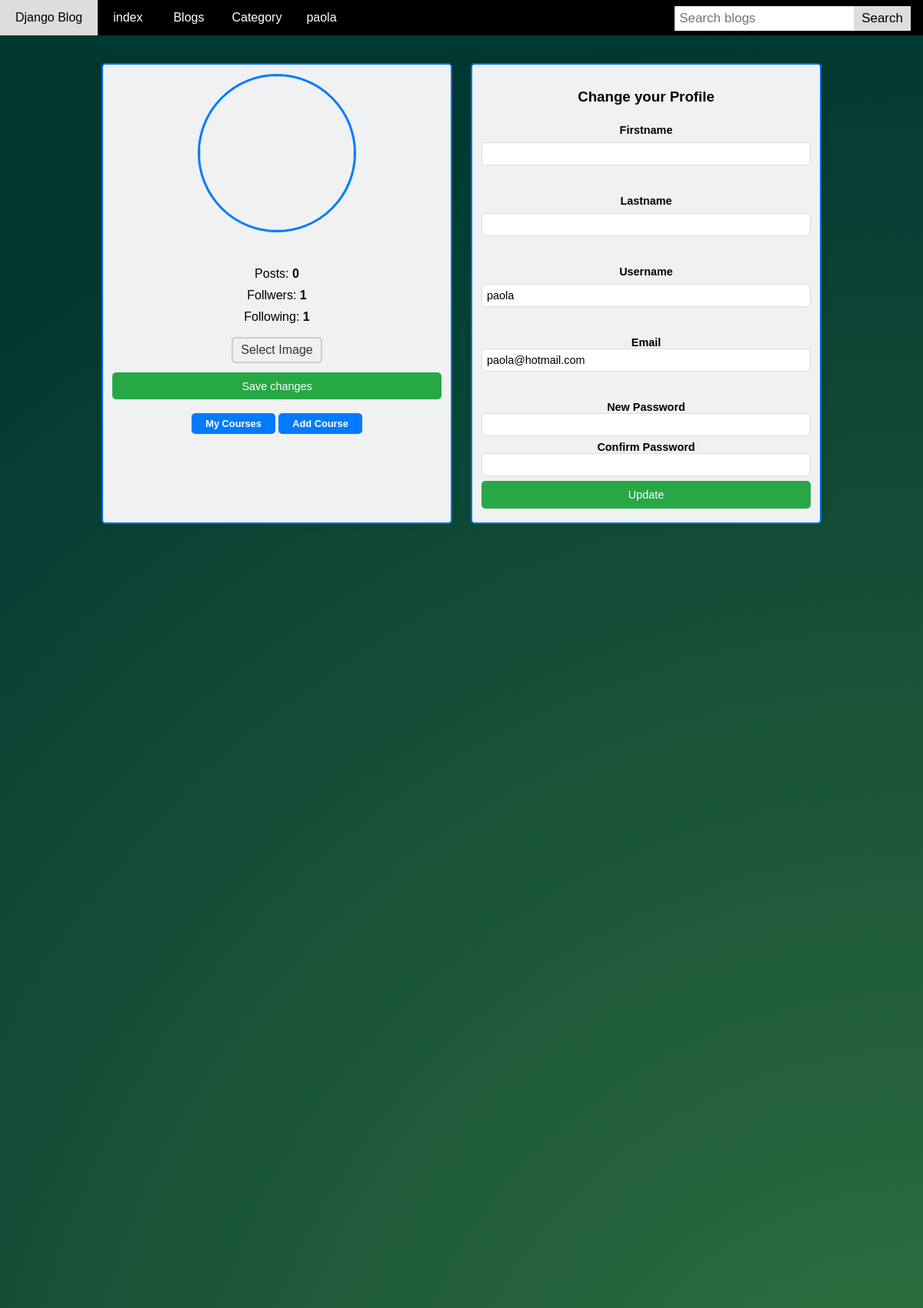
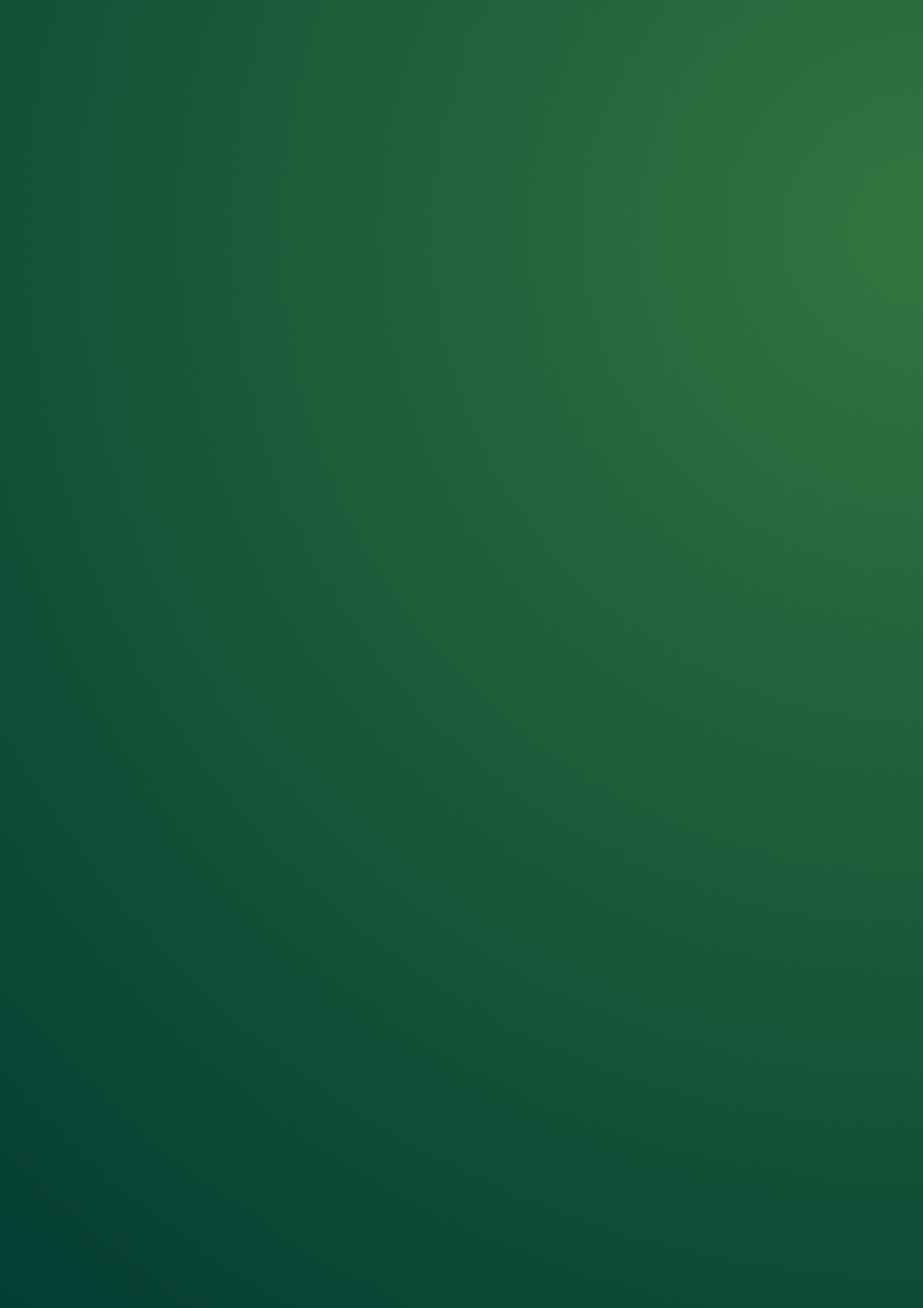
Screenshot of /profile/ (signed in, upper part) with the database file from the repository (2 pictures, top to bottom).
### user_profile/models.py (models this page shows, shortened)
class User(AbstractUser):
    email = models.EmailField(
        max_length=150,
        unique=True,
        error_messages={
            "unique": "The email must be unique"
        }
    )
    profile_image = models.ImageField(
        null=True,
        blank=True,
        upload_to="profile_images"
    )
    followers = models.ManyToManyField("Follow")
    REQUIRED_FIELDS = ["email"]
    objects = CustomUserManager()
    def get_profile_picture(self):
        url = ""
        try:
            url = self.profile_image.url
        except:
            url = ""
        return url

### user_profile/views.py (the view, shortened to what this page needs)
# urls.py: path('profile/', profile, name='profile'),
@login_required(login_url='login')
def profile(request):
    account = get_object_or_404(User, pk=request.user.pk)
    form = UserProfileUpdateForm(instance=account)
    context = {
        "account": account,
        "form": form
    }
    return render(request, 'profile.html', context)

### user_profile/forms.py (shortened to what this page needs)
class UserProfileUpdateForm(forms.ModelForm):
    class Meta:
        model = User
        fields = ("first_name", "last_name", "username", "email", )

### blog/context_processors.py (called while the page is built)
def get_all_categories(request):
    categories = Category.objects.all()
    context = {
        "categories": categories
    }
    return context

### templates/profile.html (shortened to what this page needs)
{% extends 'base.html' %}
{% load static %}
{% block content %}
                <section class="container-profile">
                    <div class="profile">
                        <img src="{{request.user.get_profile_picture}}" alt="">
                        <ul >
                            <li >
                                Posts: <strong>{{account.user_blogs.count}}</strong>
                            </li>
                            <li >
                                Follwers: <strong>{{account.followers.all.count}}</strong>
                            </li>
                            <li >
                                Following: <strong>{{account.user_follows.all.count}}</strong>
                            </li>
                        </ul>
                        <form method="POST" action="{% url 'change_profile_picture' %}" enctype="multipart/form-data">
                            <div class="file-upload">
                                <label for="file-input" class="custom-file-upload">
                                   Select Image
                                </label>
                              </div>
                            <div class="form-group">
                                <button type="submit">Save changes</button>
                            </div>
                        </form>
                        <button class="responsive-button" onclick="window.location.href='{% url 'my_blogs' %}'">
                            My Courses
                        </button>
                        <button class="responsive-button"  onclick="window.location.href='{% url 'add_blog' %}'">
                            Add Course
                        </button>
                    </div>
                    <div class="profile">
                        <div class="form-group">
                            <h3>Change your Profile</h2>
                        </div>
                        <form  action="{% url 'profile' %}" method="POST">
                            <div class="form-group">
                                <label for="firstname">Firstname</label>
                                <input  name="first_name"  value="{{account.first_name}}" type="text">
                            </div>
                            <div class="form-group">
                                <label for="lastname">Lastname</label>
                                <input name="last_name"  value="{{account.last_name}}" type="text">
                            </div>
                            <div class="form-group">
                                <label for="username">Username</label>
                                <input name="username"  value="{{account.username}}" type="text">
                            </div>
                            <div class="form-group">
                                <label for="email">Email</label>
                                <input name="email"  value="{{account.email}}" type="email">
                            </div>
                            <div class="form-group">
                                <label for="new_password">New Password</label>
                                <input name="new_password"  value="" type="password">
                            </div>
                            <div class="form-group">
                                <label for="confirm_password">Confirm Password</label>
                                <input name="confirm_password"  value="" type="password">
                            </div>
                            <div class="form-group">
                                <button type="submit">Update</button>
                            </div>
                        </form>
{% endblock content %}

### templates/header.html (shortened to what this page needs)
 <header class="navbar">
    <a href="{% url 'index' %}">Django Blog</a>
    <a href="{% url 'index' %}">index
    <a href="{% url 'blogs' %}">Blogs</a>
    <div id="navbarResponsive">
      <div class="dropdown">
        <button class="dropbtn" href="#" id="navbarDropdown" role="button" data-toggle="dropdown" aria-haspopup="true" aria-expanded="false">
          Category
        </button>
      </div>
      {% if request.user.is_authenticated %}
        <div class="dropdown">
          <button class="dropbtn" id="navbarDropdown" role="button" data-toggle="dropdown" aria-haspopup="true" aria-expanded="false">
            {{request.user.username}}
          </button>
        </div>
        {% else %}
          <a href="{% url 'login' %}">Login</a>
        {% endif %}
      <form class="search-container" action="{% url 'search_blogs' %}" method="GET">
        <input name="search" type="text" placeholder="Search blogs" required>
        <button>Search</button>
      </form>
    </div>
  </header>

### templates/base.html (style rules this page uses)
body { height: 100%; margin: 0; font-family: Arial, sans-serif; min-height: 500vh; background: radial-gradient(circle closest-corner at right center, #337540 0%, #003832 100%); }

### templates/header.html (style rules this page uses)
.navbar { overflow: hidden; background-color: black; height: 10%; width: 100%; }
.navbar a { float: left; display: block; color: white; text-align: center; padding: 14px 20px; text-decoration: none; }
.dropdown { float: left; overflow: hidden; }
.dropdown .dropbtn { cursor: pointer; font-size: 16px; border: none; outline: none; color: white; padding: 14px 16px; background-color: inherit; font-family: inherit; margin: 0; }
.search-container { float: right; }
input[type=text] { padding: 6px; margin-top: 8px; font-size: 17px; border: none; }
.search-container button { float: right; padding: 6px 10px; margin-top: 8px; margin-right: 16px; background: #ddd; font-size: 17px; border: none; cursor: pointer; }

### templates/profile.html (style rules this page uses)
.container-profile { display: flex; flex-wrap: wrap; justify-content: center; padding: 2vw; max-width: 100%; width: 40%; height: auto; }
.container-profile, .profile, .modal { width: 80%; margin: auto; }
.profile { flex: 1 1 100px; margin: 1vw; box-shadow: 0 0 10px rgba(0,0,0,0.1); padding: 1vw; border-radius: 5px; border: 2px solid #006ee6; text-align: center; background: #f0f1f3; }
.profile img { width: 200px; height: 200px; border-radius: 50%; border: 3px solid #007bff; margin-bottom: 2vw; }
.profile ul { list-style: none; padding: 0px; margin-bottom: 1vw; }
.profile ul li { padding: 5px; }
.profile button { padding: 0.5vw 1.5vw; font-size: 0.8rem; background-color: #007bff; color: white; border: none; border-radius: 5px; cursor: pointer; }
.form-group { margin: 0.5vw 0; margin-top: 0vw; display: flex; flex-direction: column; }
.form-group label { font-size: 0.9rem; margin-bottom: 0vw; font-weight: bold; }
.form-group input { width: 100%; padding: 0.5vw; font-size: 0.9rem; border-radius: 5px; border: 1px solid #ddd; box-sizing: border-box; }
.form-group button { width: 100%; padding: 0.8vw; font-size: 0.9rem; border-radius: 5px; background-color: #28a745; color: white; border: none; cursor: pointer; box-sizing: border-box; }
.file-upload { position: relative; display: inline-block; margin-bottom: 1vw; }
.custom-file-upload { display: inline-block; border: 2px solid #ccc; padding: 6px 10px; cursor: pointer; border-radius: 5px; background-color: #f0f0f0; color: #333; font-family: Arial, sans-serif; }
.responsive-button { display: inline-block; padding: 8px 16px; border: none; border-radius: 5px; background-color: #007bff; color: #fff; font-size: 16px; font-weight: bold; cursor: pointer; transition: background-color 0.3s ease; margin-top: 1vw; }

### rows the page displays
User: user.username "paola", user_blogs.count "0", followers.all.count "1", user_follows.all.count "1", username "paola", email "paola@hotmail.com"
